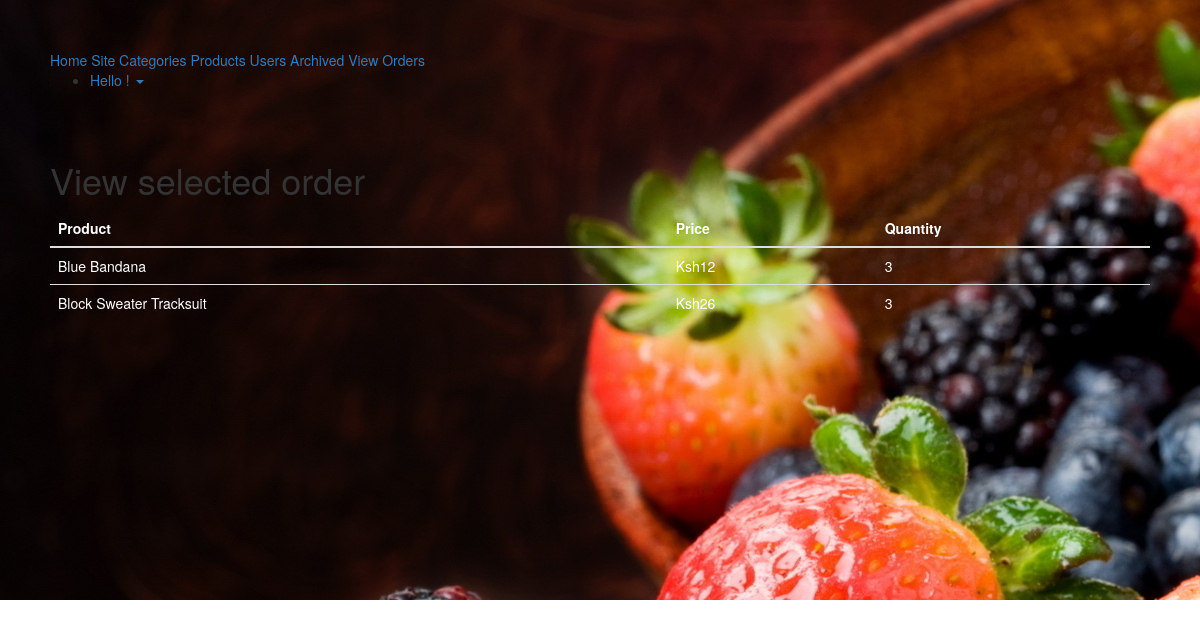
Screenshot of /admin/viewspecificorder.php?action=vieworderItem&id=1 with the database file from the repository.
### tables this page shows
CREATE TABLE `order_items` (
  `id` int(11) NOT NULL,
  `order_id` int(11) NOT NULL,
  `product_id` int(11) NOT NULL,
  `quantity` int(5) NOT NULL
);

CREATE TABLE `products` (
  `Productid` int(11) NOT NULL,
  `Category` int(11) DEFAULT NULL,
  `Name` varchar(50) DEFAULT NULL,
  `UnitPrice` float DEFAULT NULL,
  `Image` varchar(250) DEFAULT NULL,
  `date_added` datetime NOT NULL,
  `Deleted` int(11) DEFAULT NULL,
  `Featured` int(11) DEFAULT NULL
);

### admin/viewspecificorder.php (the view, shortened to what this page needs)
<?php
include '../cart.php';
if($_REQUEST['action'] == 'vieworderItem' && !empty($_REQUEST['id'])){
        $OrderID = $_REQUEST['id'];
}
else{
        header("Location: index.php");
    }
?>
<!DOCTYPE html>
<html lang="en">
<head>
    <link rel="stylesheet" href="http://maxcdn.bootstrapcdn.com/bootstrap/3.3.7/css/bootstrap.min.css">
</head>
<body>
<div class="container">
<?php include("adminlinks.php") ?>
<br>
<br>
    <h1>View selected order</h1>
    <table class="table" style="color:white;">
    <thead>
        <tr>
            <th>Product</th>
            <th>Price</th>
            <th>Quantity</th>
        </tr>
    </thead>
    <tbody>
        <?php
        $query = $db->query("SELECT * FROM order_items,products WHERE order_items.product_id=products.productid and order_items.order_id = '$OrderID'");
        if($query->num_rows > 0){
		 while($item = $query->fetch_assoc()){
        ?>
        <tr>
            <td><?php echo $item["Name"]; ?></td>
            <td><?php echo 'Ksh'.$item["UnitPrice"]; ?></td>
            <td><?php echo $item["quantity"]; ?></td>
        </tr>
	<?php } }else{ ?>
        <tr><td colspan="5"><p>No records.....</p></td>
    <?php } ?>
    </tbody>
    </table>
</div>
</body>
</html>

### rows the page displays
order_items: product.Name "Blue Bandana", product.UnitPrice "12", quantity "3"
order_items: product.Name "Block Sweater Tracksuit", product.UnitPrice "26", quantity "3"
